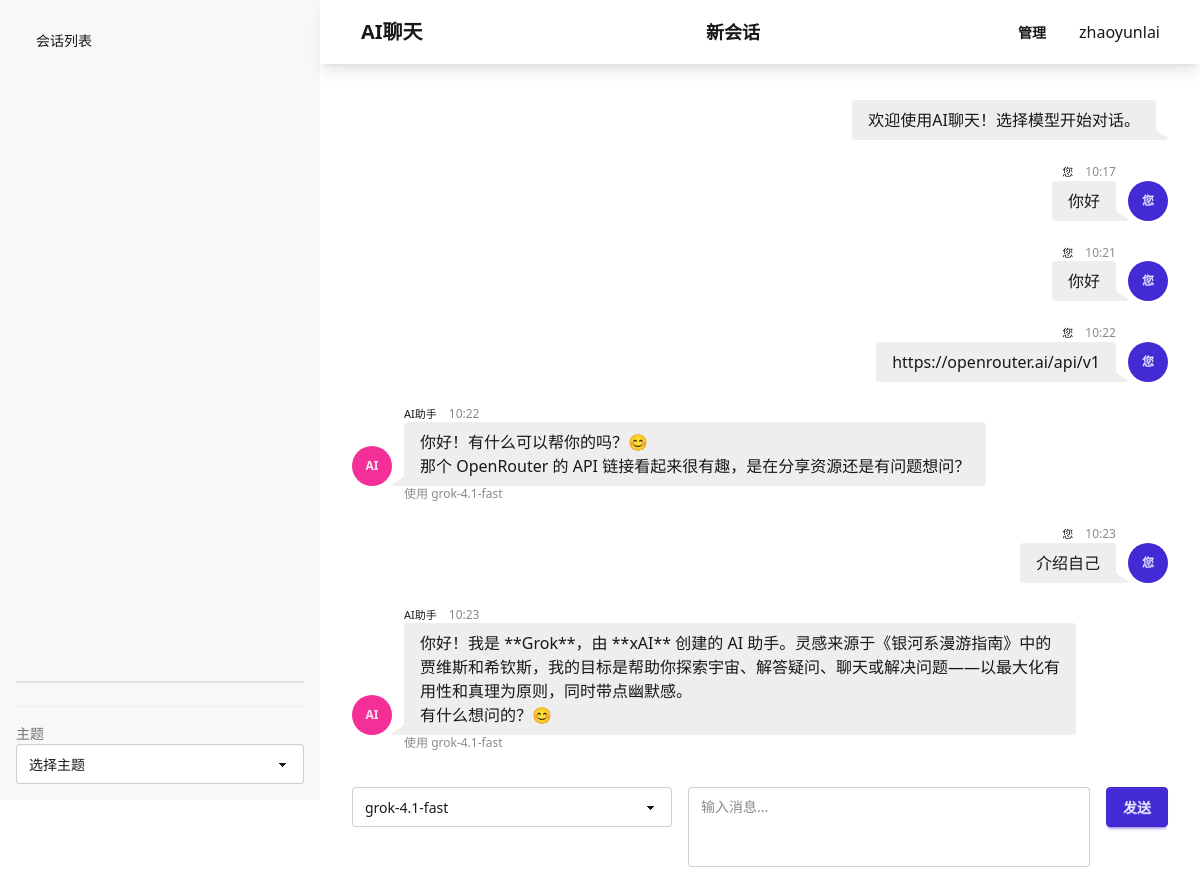
The app's page /aichat/session/1/ (signed in) with its own data.
### aichat/models.py (models this page shows, shortened)
class ChatSession(models.Model):
    user = models.ForeignKey(User, on_delete=models.CASCADE, verbose_name="用户")
    title = models.CharField(max_length=200, blank=True, verbose_name="会话标题")
    created_at = models.DateTimeField(auto_now_add=True)
    class Meta:
        verbose_name = "聊天会话"
        verbose_name_plural = "聊天会话"
        ordering = ['-created_at']

class Message(models.Model):
    ROLE_CHOICES = [
        ('user', '用户'),
        ('assistant', '助手'),
    ]
    session = models.ForeignKey(ChatSession, on_delete=models.CASCADE, related_name="messages")
    role = models.CharField(max_length=10, choices=ROLE_CHOICES)
    content = models.TextField()
    model = models.ForeignKey(LLMModel, on_delete=models.SET_NULL, null=True, blank=True)
    created_at = models.DateTimeField(auto_now_add=True)
    class Meta:
        verbose_name = "消息"
        verbose_name_plural = "消息"
        ordering = ['created_at']

class LLMModel(models.Model):
    name = models.CharField(max_length=100, verbose_name="显示名称")
    model_name = models.CharField(max_length=200, verbose_name="模型ID")
    api_key = models.CharField(max_length=500, blank=True, verbose_name="API密钥")
    provider = models.CharField(max_length=50, default="openrouter", verbose_name="提供商")
    active = models.BooleanField(default=True, verbose_name="启用")
    created_at = models.DateTimeField(auto_now_add=True)
    class Meta:
        verbose_name = "LLM模型"
        verbose_name_plural = "LLM模型"

### aichat/views.py (the view)
# urls.py: path('session/<int:session_id>/', views.session_detail, name='session_detail'),
@login_required
def session_detail(request, session_id):
    session = get_object_or_404(ChatSession, id=session_id, user=request.user)
    models = LLMModel.objects.filter(active=True)
    return render(request, 'aichat/chat_detail.html', {
        'session': session,
        'models': models
    })

### aichat/templates/aichat/chat_detail.html (shortened to what this page needs)
<!DOCTYPE html>
<html data-theme="light" lang="zh">
<head>
    {% load static %}
    <link href="{% static 'css/output.css' %}" rel="stylesheet" />
</head>
<body class="min-h-screen">
    <div class="drawer lg:drawer-open min-h-screen">
      <div class="drawer-content flex flex-col">
        <div class="navbar bg-base-100 shadow-lg z-50">
          <div class="navbar-start flex-1 px-2 lg:px-4">
            <a href="{% url 'aichat:chat_home' %}" class="btn btn-ghost normal-case text-xl">AI聊天</a>
          </div>
          <div class="navbar-center">
            <span class="text-lg font-semibold">{{ session.title|default:"新会话" }}</span>
          </div>
          <div class="navbar-end px-2 lg:px-4">
            <a href="/admin/" class="btn btn-ghost">管理</a>
            <span class="px-4">{{ user.username }}</span>
          </div>
        </div>
        <main class="flex-1 p-8 max-w-4xl mx-auto w-full">
          <div class="chat chat-end mb-4">
            <div class="chat-bubble">欢迎使用AI聊天！选择模型开始对话。</div>
          </div>
          <div id="messages" class="mb-8 space-y-4 max-h-[60vh] overflow-y-auto">
            {% for msg in session.messages.all %}
              <div class="chat {% if msg.role == 'user' %}chat-end{% else %}chat-start{% endif %}">
                <div class="chat-image avatar">
                  <div class="w-10 rounded-full {% if msg.role == 'user' %}bg-primary text-primary-content{% else %}bg-secondary text-secondary-content{% endif %} flex items-center justify-center">
                    <span class="text-xs font-bold">{% if msg.role == 'user' %}您{% else %}AI{% endif %}</span>
                  </div>
                </div>
                <div class="chat-header">
                  {% if msg.role == 'user' %}您{% else %}AI助手{% endif %}
                  <time class="text-xs opacity-50 ml-2">{{ msg.created_at|date:"H:i" }}</time>
                </div>
                <div class="chat-bubble prose max-w-2xl">{{ msg.content|linebreaks }}</div>
                {% if msg.model %}
                  <div class="chat-footer opacity-50 text-xs">
                    使用 {{ msg.model.name }}
                  </div>
                {% endif %}
              </div>
            {% endfor %}
          </div>
          <form id="chat-form" class="flex gap-4">
            <select id="model-select" name="model_id" class="select select-bordered flex-1 max-w-xs">
              {% for model in models %}
                <option value="{{ model.id }}" {% if forloop.first %}selected{% endif %}>{{ model.name }}</option>
              {% endfor %}
            </select>
            <textarea id="message-input" name="message" class="textarea textarea-bordered flex-1 resize-none" placeholder="输入消息..." rows="2"></textarea>
            <button type="submit" class="btn btn-primary">发送</button>
          </form>
        </main>
      </div>
      <div class="drawer-side">
        <div class="menu p-4 w-80 h-full bg-base-200 text-base-content flex flex-col">
          <ul class="menu flex-grow">
            <li><a href="{% url 'aichat:chat_home' %}">会话列表</a></li>
          </ul>
          <div class="divider"></div>
          <div class="form-control border-t border-base-300 pt-4">
            <label class="label">
              <span class="label-text">主题</span>
            </label>
            <select class="select select-bordered w-full max-w-xs" onchange="const t = this.value; localStorage.setItem('theme', t); document.documentElement.setAttribute('data-theme', t);">
              <option disabled selected>选择主题</option>
            </select>
          </div>
        </div>
      </div>
    </div>
</body>
</html>

### records on screen
ChatSession: title "新会话"
Message: role "您", created_at "10:17", content "你好"
Message: role "您", created_at "10:21", content "你好"
Message: role "您", created_at "10:22", content "https://openrouter.ai/api/v1"
Message: role "AI", created_at "10:22", content "你好！有什么可以帮你的吗？😊 那个 OpenRouter 的 API 链接看起来很有趣，是在分享资源还是有问题想问？", model.name "grok-4.1-fast"
Message: role "您", created_at "10:23", content "介绍自己"
Message: role "AI", created_at "10:23", content "你好！我是 **Grok**，由 **xAI** 创建的 AI 助手。灵感来源于《银河系漫游指南》中的贾维斯和希钦斯，我的目标是帮助你探索宇宙、解答疑问、聊天或解决问题——以最大化有用性和真理为原则，同时带点幽默感。 有什么想问的？😊", model.name "grok-4.1-fast"

### other values on screen
{{ user.username }} "zhaoyunlai"
form field model_id "grok-4.1-fast"
